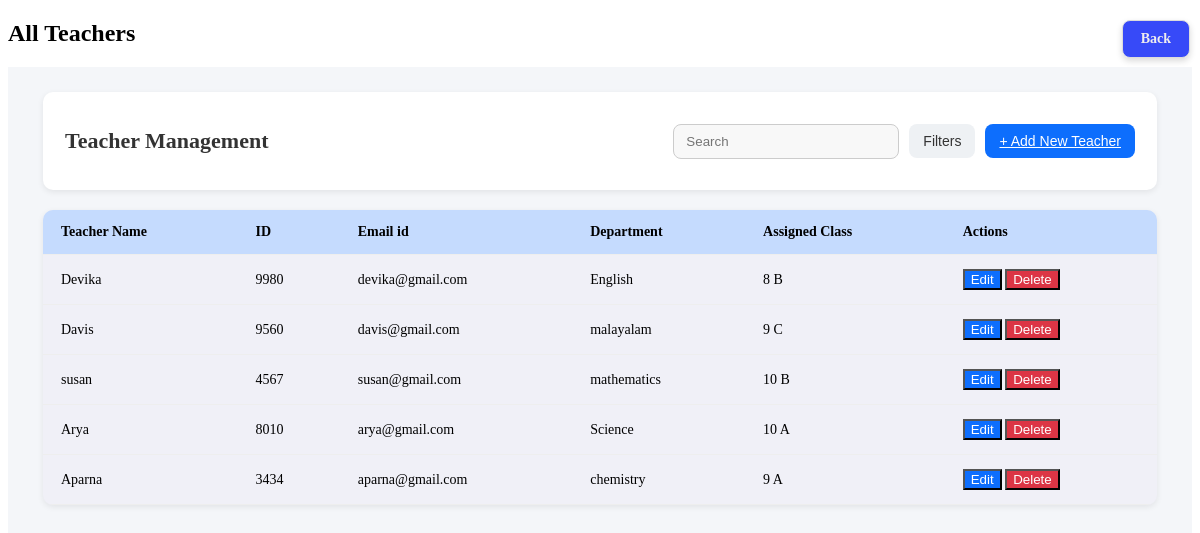
The page /all_teachers/ on the database its author committed.
### school/models.py (models this page shows, shortened)
class Teacher(models.Model):
    tname=models.CharField(max_length=255)
    teacher_id=models.CharField(max_length=255,unique=True)
    temail=models.CharField(max_length=255)
    tdept=models.CharField(max_length=255)
    tassign=models.CharField(max_length=255,blank=True,null=True)

### school/views.py (the view)
# urls.py: path('all_teachers/',all_teachers,name='all_teachers'),
def all_teachers(request):
    teachers=Teacher.objects.all()
    return render(request,"all_teachers.html",{"teachers":teachers})

### school/templates/all_teachers.html (shortened to what this page needs)
{% load static %}
<!DOCTYPE html>
<html lang="en">
<head>
    <link rel="stylesheet" href="{% static 'css/all_teacher.css' %}?v=1">
</head>
<body>
<h2>All Teachers</h2>
<div class="right-container">
        <div id="teacherTableSection" >
            <div class="teacher-header">
                <h2>Teacher Management</h2>
                <div class="teacher-actions">
                    <input type="text" placeholder="Search" class="search-box">
                    <button class="filter-btn">Filters</button>
                    <button class="add-btn">
                        <a href="{% url 'add_teacher' %}">+ Add New Teacher</a>
                    </button>
                    <a href="{% url 'principal_dashboard' %}" class="back-btns">Back</a>
                </div>
            </div>
            <table class="teacher-table">
                <thead>
                    <tr>
                        <th>Teacher Name</th>
                        <th>ID</th>
                        <th>Email id</th>
                        <th>Department</th>
                        <th>Assigned Class</th>
                        <th>Actions</th>
                    </tr>
                </thead>
                <tbody id="teacherTableBody">
                    {% for t in teachers %}
                    <tr>
                        <td>{{ t.tname }}</td>
                        <td>{{ t.teacher_id }}</td>
                        <td>{{ t.temail }}</td>
                        <td>{{ t.tdept }}</td>
                        <td>{{ t.tassign }}</td>
                        <td>
                            <button class="edit-btn"
                                data-name="{{t.tname}}"
                                data-id="{{t.id}}"
                                data-email="{{t.temail}}"
                                data-dept="{{t.tdept}}"
                                data-assign="{{t.tassign}}">
                                Edit
                            </button>
                            <a href="{% url 'delete_teacher' t.id %}" class="delete-link">
                                <button class="delete-btn">Delete</button>
                            </a>
                        </td>
                    </tr>
                    {% empty %}
                <tr>
                    <td colspan="5">No teachers added yet.</td>
                </tr>
                {% endfor %}
                </tbody>
            </table>
        </div>
</div>
</body>
</html>

### school/static/css/all_teacher.css (style rules this page uses)
.right-container { padding: 25px 35px; background: #f4f6f9; height: 100vh; overflow-y: auto; }
.teacher-header { display: flex; justify-content: space-between; align-items: center; background: #fff; padding: 18px 22px; border-radius: 10px; box-shadow: 0px 2px 6px rgba(0,0,0,0.08); margin-bottom: 20px; }
.teacher-header h2 { font-size: 22px; font-weight: 600; color: #333; }
.back-btns { position: absolute; top: 20px; right: 10px; display: inline-block; padding: 10px 18px; background: #051df7cc; border-radius: 8px; border: 1px solid #dcdcdc; font-size: 14px; font-weight: 600; color: #f0eeee; text-decoration: none; backdrop-filter: blur(6px); box-shadow: 0 3px 6px rgba(0,0,0,0.15); transition: 0.3s ease; }
.teacher-actions { display: flex; align-items: center; gap: 10px; }
.search-box { padding: 9px 12px; width: 200px; border: 1px solid #ccc; border-radius: 8px; background: #f8f8f8; margin-left: 220px; }
.filter-btn, .add-btn { border: none; padding: 9px 14px; border-radius: 8px; cursor: pointer; font-size: 14px; }
.filter-btn { background: #eef1f4; color: #333; }
.add-btn { background: #0d6efd; color: #101010; font-weight: 500; color: white; }
.add-btn a { color: white; }
.teacher-table { width: 100%; border-collapse: collapse; background: rgb(240, 240, 247); border-radius: 10px; overflow: hidden; box-shadow: 0px 2px 6px rgba(0,0,0,0.08); }
.teacher-table thead { background: #c5dbfe; }
.teacher-table th, .teacher-table td { padding: 14px 18px; text-align: left; font-size: 14px; border-bottom: 1px solid #eee; }
.edit-btn { background: #0d6efd; color: white; cursor: pointer; }
.delete-btn { background: #dc3545; color: white; cursor: pointer; }

### rows shown on the page
Teacher: tname "Devika", teacher_id "9980", temail "devika@gmail.com", tdept "English", tassign "8 B"
Teacher: tname "Davis", teacher_id "9560", temail "davis@gmail.com", tdept "malayalam", tassign "9 C"
Teacher: tname "susan", teacher_id "4567", temail "susan@gmail.com", tdept "mathematics", tassign "10 B"
Teacher: tname "Arya", teacher_id "8010", temail "arya@gmail.com", tdept "Science", tassign "10 A"
Teacher: tname "Aparna", teacher_id "3434", temail "aparna@gmail.com", tdept "chemistry", tassign "9 A"
